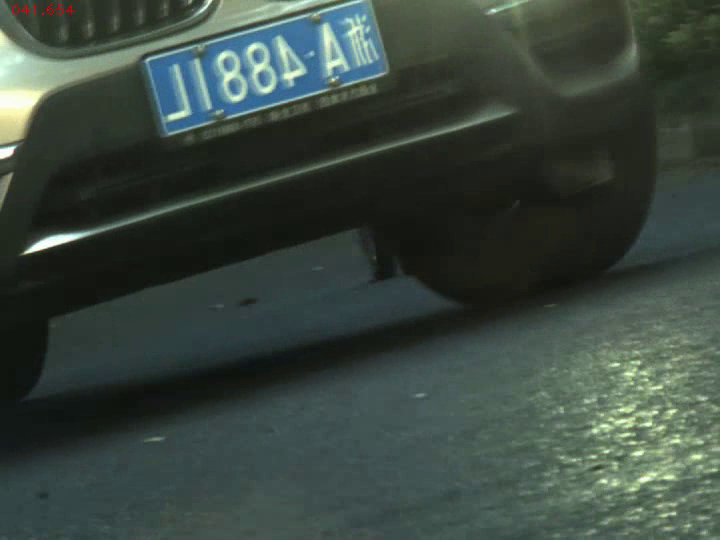
#> input picture CL01_ZIC0/test_13.png, 720 x 540 px
$ python flip.py
#> lines starting #> are read from the running program, lines starting #| are printed output that depends on the picture
import cv2

image = cv2.imread('CL01_ZIC0/test_13.png')
#> image is the input picture: shape (540, 720, 3); mean B, G, R 63.1, 70.7, 58.5
image = cv2.flip(image, 1)
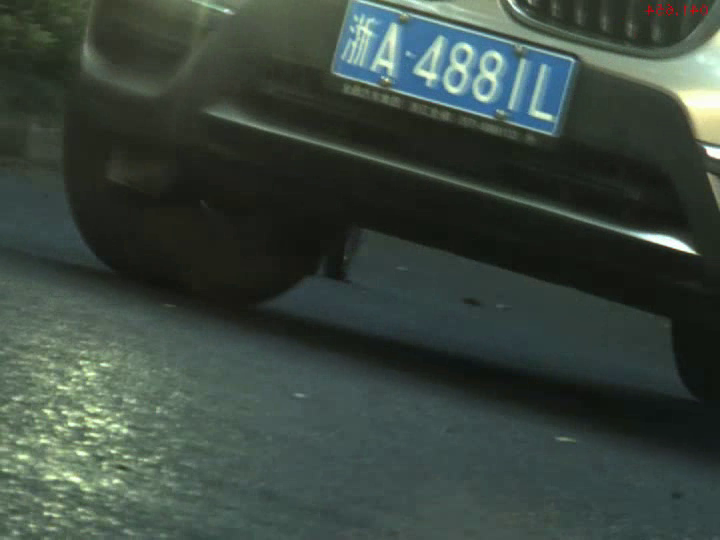
#> image: shape (540, 720, 3); mean B, G, R 63.1, 70.7, 58.5
cv2.imshow("image", image)
cv2.imwrite('CL01_ZIC0/test_13_flipped.png', image)
cv2.waitKey(0)
